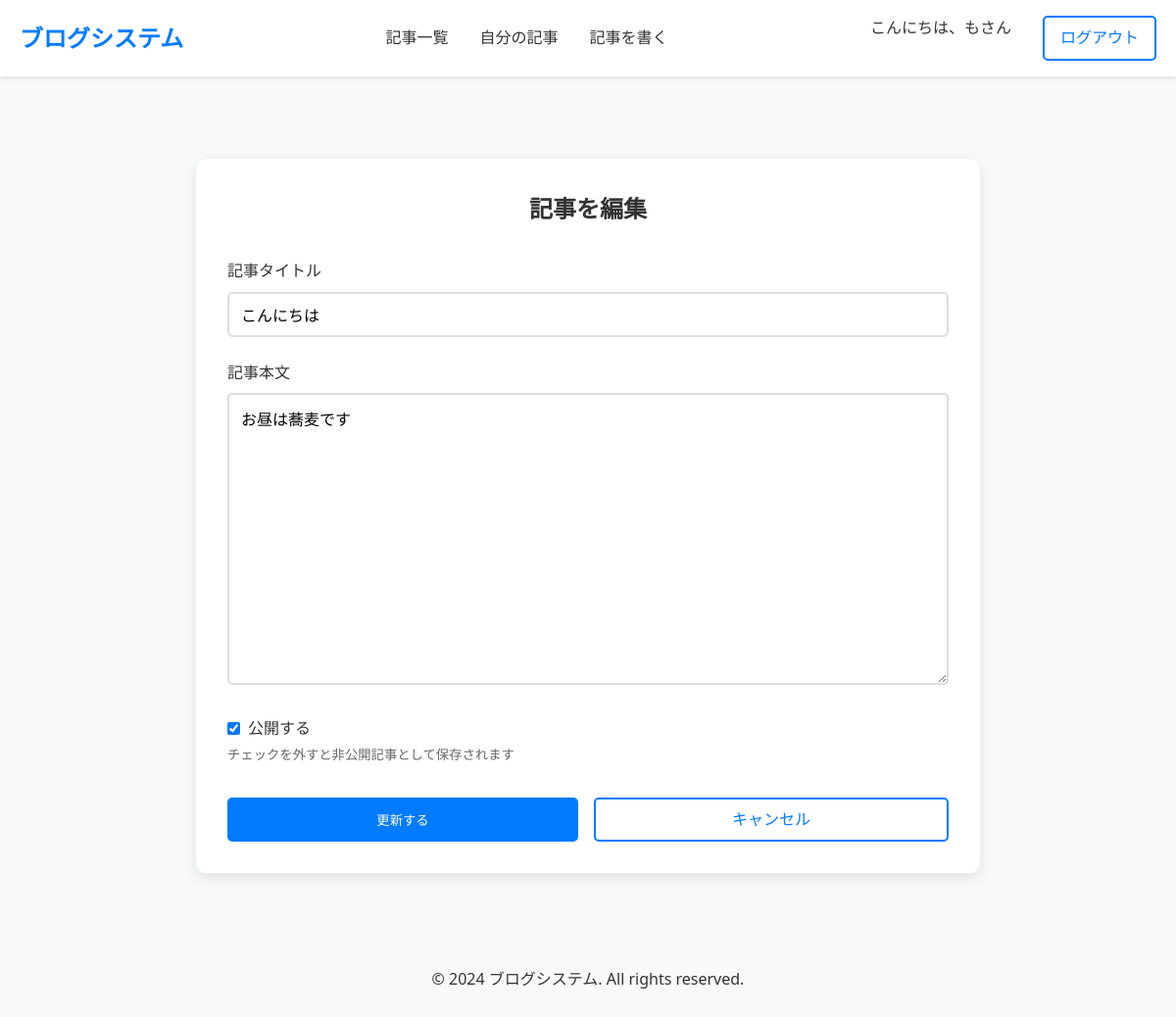
Page /edit/1 (signed in) on the committed database.
### app.py (models this page shows, shortened)
class User(UserMixin, db.Model):
    id = db.Column(db.Integer, primary_key=True)
    username = db.Column(db.String(80), unique=True, nullable=False)
    email = db.Column(db.String(120), unique=True, nullable=False)
    password_hash = db.Column(db.String(120), nullable=False)
    created_at = db.Column(db.DateTime, default=datetime.utcnow)

class Article(db.Model):
    id = db.Column(db.Integer, primary_key=True)
    title = db.Column(db.String(200), nullable=False)
    content = db.Column(db.Text, nullable=False)
    author_id = db.Column(db.Integer, db.ForeignKey('user.id'), nullable=False)
    is_published = db.Column(db.Boolean, default=True)
    created_at = db.Column(db.DateTime, default=datetime.utcnow)
    updated_at = db.Column(db.DateTime, default=datetime.utcnow, onupdate=datetime.utcnow)
    author = db.relationship('User', backref=db.backref('articles', lazy=True))

### app.py (the view, shortened to what this page needs)
@app.route('/edit/<int:article_id>', methods=['GET', 'POST'])
@login_required
def edit_article(article_id):
    article = Article.query.get_or_404(article_id)
    if article.author_id != current_user.id:
        flash('この記事を編集する権限がありません')
        return redirect(url_for('index'))
    return render_template('edit_article.html', article=article)

### app.py (called while the page is built)
@login_manager.user_loader
def load_user(user_id):
    return User.query.get(int(user_id))

### templates/edit_article.html (shortened to what this page needs)
{% extends "base.html" %}
{% block content %}
<div style="max-width: 800px; margin: 2rem auto; padding: 2rem; background: white; border-radius: 10px; box-shadow: 0 5px 15px rgba(0,0,0,0.1);">
    <h2 style="text-align: center; margin-bottom: 2rem; color: #333;">記事を編集</h2>
    <form method="POST">
        <div style="margin-bottom: 1.5rem;">
            <label for="title" style="display: block; margin-bottom: 0.5rem; font-weight: 500;">記事タイトル</label>
            <input type="text" id="title" name="title" required
                   value="{{ article.title }}"
                   style="width: 100%; padding: 0.75rem; border: 2px solid #ddd; border-radius: 5px; font-size: 1rem; transition: border-color 0.3s;"
                   onfocus="this.style.borderColor='#007bff'" onblur="this.style.borderColor='#ddd'"
                   placeholder="記事のタイトルを入力してください">
        </div>
        <div style="margin-bottom: 1.5rem;">
            <label for="content" style="display: block; margin-bottom: 0.5rem; font-weight: 500;">記事本文</label>
            <textarea id="content" name="content" required rows="15"
                      style="width: 100%; padding: 0.75rem; border: 2px solid #ddd; border-radius: 5px; font-size: 1rem; transition: border-color 0.3s; resize: vertical;"
                      onfocus="this.style.borderColor='#007bff'" onblur="this.style.borderColor='#ddd'"
                      placeholder="記事の本文を入力してください">{{ article.content }}</textarea>
        </div>
        <div style="margin-bottom: 2rem;">
            <label style="display: flex; align-items: center; gap: 0.5rem; cursor: pointer;">
                <input type="checkbox" id="is_published" name="is_published" {% if article.is_published %}checked{% endif %}>
                <span style="font-weight: 500;">公開する</span>
            </label>
            <small style="color: #666; margin-top: 0.25rem; display: block;">
                チェックを外すと非公開記事として保存されます
            </small>
        </div>
        <div style="display: flex; gap: 1rem;">
            <button type="submit" class="btn btn-primary" style="flex: 1;">更新する</button>
            <a href="{{ url_for('article_detail', article_id=article.id) }}" class="btn btn-outline" style="flex: 1; text-align: center;">キャンセル</a>
        </div>
    </form>
</div>
{% endblock %}

### templates/base.html (shortened to what this page needs)
<!DOCTYPE html>
<html lang="ja">
<head>
    <link rel="stylesheet" href="{{ url_for('static', filename='css/style.css') }}">
</head>
<body>
    <header>
        <div class="container">
            <nav class="navbar">
                <a href="{{ url_for('index') }}" class="logo">ブログシステム</a>
                <ul class="nav-links">
                    <li><a href="{{ url_for('index') }}">記事一覧</a></li>
                    {% if current_user.is_authenticated %}
                    <li><a href="{{ url_for('my_articles') }}">自分の記事</a></li>
                    <li><a href="{{ url_for('create_article') }}">記事を書く</a></li>
                    {% endif %}
                </ul>
                <div class="auth-buttons">
                    {% if current_user.is_authenticated %}
                        <span style="margin-right: 1rem;">こんにちは、{{ current_user.username }}さん</span>
                        <a href="{{ url_for('logout') }}" class="btn btn-outline">ログアウト</a>
                    {% else %}
                        <a href="{{ url_for('login') }}" class="btn btn-outline">ログイン</a>
                        <a href="{{ url_for('register') }}" class="btn btn-primary">新規登録</a>
                    {% endif %}
                </div>
            </nav>
        </div>
    </header>
    <div class="container">
        <div class="flash-messages">
        </div>
        <main style="padding-top: 20px;">
            {% block content %}{% endblock %}
        </main>
    </div>
    <footer>
        <div class="container">
            <p>&copy; 2024 ブログシステム. All rights reserved.</p>
        </div>
    </footer>
</body>
</html>

### static/css/style.css (style rules this page uses)
* { margin: 0; padding: 0; box-sizing: border-box; }
body { font-family: 'Segoe UI', Tahoma, Geneva, Verdana, sans-serif; line-height: 1.6; color: #333; background-color: #f8f9fa; }
.container { max-width: 1200px; margin: 0 auto; padding: 0 20px; }
header { background: #fff; box-shadow: 0 2px 5px rgba(0,0,0,0.1); position: sticky; top: 0; z-index: 100; }
.navbar { display: flex; justify-content: space-between; align-items: center; padding: 1rem 0; }
.logo { font-size: 1.5rem; font-weight: bold; color: #007bff; text-decoration: none; }
.nav-links { display: flex; list-style: none; gap: 2rem; }
.nav-links a { text-decoration: none; color: #333; font-weight: 500; transition: color 0.3s; }
.auth-buttons { display: flex; gap: 1rem; }
.btn { padding: 0.5rem 1rem; border: none; border-radius: 5px; cursor: pointer; font-weight: 500; transition: all 0.3s; text-decoration: none; display: inline-block; text-align: center; }
.btn-primary { background: #007bff; color: white; }
.btn-outline { background: transparent; border: 2px solid #007bff; color: #007bff; }
.flash-messages { padding: 1rem 0; }
footer { background: transparent; color: #333; text-align: center; padding: 2rem 0; margin-top: 4rem; }

### rows in the picture
User: username "も"
Article: title "こんにちは", content "お昼は蕎麦です", is_published "☑"
